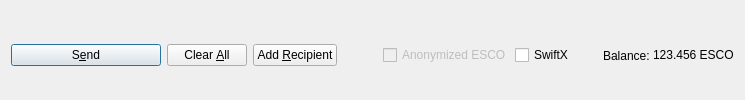
         <widget class="QFrame" name="frame_Send">
          <layout class="QHBoxLayout" name="horizontalLayout">
           <property name="bottomMargin">
            <number>0</number>
           </property>
           <item>
            <widget class="QPushButton" name="sendButton">
             <property name="minimumSize">
              <size>
               <width>150</width>
               <height>0</height>
              </size>
             </property>
             <property name="toolTip">
              <string>Confirm the send action</string>
             </property>
             <property name="text">
              <string>S&amp;end</string>
             </property>
             <property name="icon">
              <iconset>
               <normaloff>:/icons/send</normaloff>:/icons/send</iconset>
             </property>
             <property name="autoDefault">
              <bool>false</bool>
             </property>
             <property name="default">
              <bool>true</bool>
             </property>
            </widget>
           </item>
           <item>
            <widget class="QPushButton" name="clearButton">
             <property name="sizePolicy">
              <sizepolicy hsizetype="Minimum" vsizetype="Fixed">
               <horstretch>0</horstretch>
               <verstretch>0</verstretch>
              </sizepolicy>
             </property>
             <property name="toolTip">
              <string>Clear all fields of the form.</string>
             </property>
             <property name="text">
              <string>Clear &amp;All</string>
             </property>
             <property name="icon">
              <iconset>
               <normaloff>:/icons/remove</normaloff>:/icons/remove</iconset>
             </property>
             <property name="autoDefault">
              <bool>false</bool>
             </property>
            </widget>
           </item>
           <item>
            <widget class="QPushButton" name="addButton">
             <property name="toolTip">
              <string>Send to multiple recipients at once</string>
             </property>
             <property name="text">
              <string>Add &amp;Recipient</string>
             </property>
             <property name="icon">
              <iconset>
               <normaloff>:/icons/add</normaloff>:/icons/add</iconset>
             </property>
             <property name="autoDefault">
              <bool>false</bool>
             </property>
            </widget>
           </item>
           <item>
            <spacer name="horizontalSpacer">
             <property name="orientation">
              <enum>Qt::Horizontal</enum>
             </property>
             <property name="sizeHint" stdset="0">
              <size>
               <width>40</width>
               <height>20</height>
              </size>
             </property>
            </spacer>
           </item>
           <item>
            <layout class="QHBoxLayout" name="horizontalLayout_2">
             <property name="spacing">
              <number>3</number>
             </property>
             <item>
              <widget class="QCheckBox" name="checkzPIV">
               <property name="enabled">
                <bool>false</bool>
               </property>
               <property name="text">
                <string>Anonymized ESCO</string>
               </property>
              </widget>
             </item>
             <item>
              <widget class="QCheckBox" name="checkSwiftTX">
               <property name="enabled">
                <bool>true</bool>
               </property>
               <property name="minimumSize">
                <size>
                 <width>85</width>
                 <height>0</height>
                </size>
               </property>
               <property name="text">
                <string>SwiftX</string>
               </property>
              </widget>
             </item>
             <item>
              <widget class="QLabel" name="label">
               <property name="text">
                <string>Balance:</string>
               </property>
              </widget>
             </item>
             <item>
              <widget class="QLabel" name="labelBalance">
               <property name="sizePolicy">
                <sizepolicy hsizetype="Preferred" vsizetype="Fixed">
                 <horstretch>0</horstretch>
                 <verstretch>0</verstretch>
                </sizepolicy>
               </property>
               <property name="cursor">
                <cursorShape>IBeamCursor</cursorShape>
               </property>
               <property name="text">
                <string notr="true">123.456 ESCO</string>
               </property>
               <property name="textInteractionFlags">
                <set>Qt::LinksAccessibleByMouse|Qt::TextSelectableByKeyboard|Qt::TextSelectableByMouse</set>
               </property>
              </widget>
             </item>
            </layout>
           </item>
          </layout>
         </widget>
